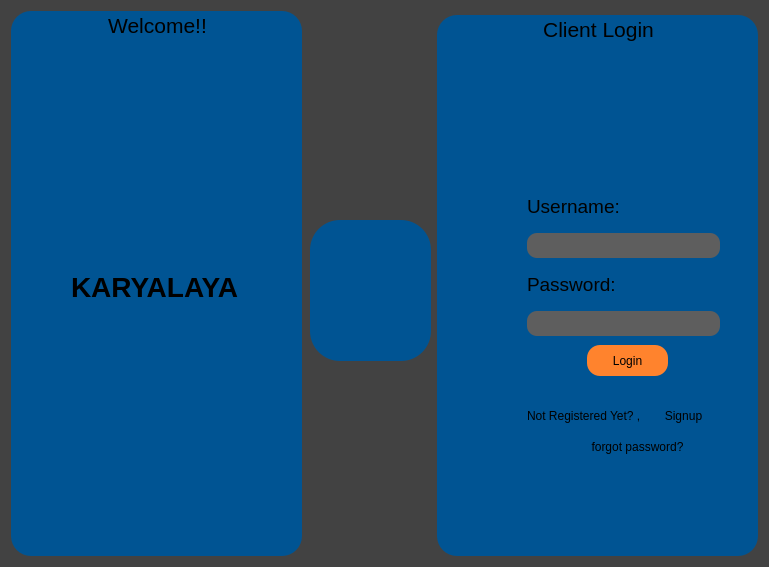
<?xml version="1.0" encoding="UTF-8"?>
<ui version="4.0">
 <class>ClientloginDialog</class>
 <widget class="QDialog" name="ClientloginDialog">
  <property name="geometry">
   <rect>
    <x>0</x>
    <y>0</y>
    <width>769</width>
    <height>567</height>
   </rect>
  </property>
  <property name="font">
   <font>
    <pointsize>13</pointsize>
    <bold>false</bold>
   </font>
  </property>
  <property name="windowTitle">
   <string>Dialog</string>
  </property>
  <property name="styleSheet">
   <string notr="true">background-color: rgb(66, 66, 66);</string>
  </property>
  <widget class="QGroupBox" name="login">
   <property name="geometry">
    <rect>
     <x>437</x>
     <y>15</y>
     <width>321</width>
     <height>541</height>
    </rect>
   </property>
   <property name="font">
    <font>
     <pointsize>16</pointsize>
     <bold>false</bold>
    </font>
   </property>
   <property name="styleSheet">
    <string notr="true">border-image: url(:/images/Images/textured-background-white-tone_53876-128610.jpg);
background: rgb(0, 84, 147);
border-radius : 20px;</string>
   </property>
   <property name="inputMethodHints">
    <set>Qt::ImhPreferNumbers</set>
   </property>
   <property name="title">
    <string>Client Login</string>
   </property>
   <property name="alignment">
    <set>Qt::AlignCenter</set>
   </property>
   <widget class="QPushButton" name="pushButton_login">
    <property name="geometry">
     <rect>
      <x>150</x>
      <y>330</y>
      <width>81</width>
      <height>31</height>
     </rect>
    </property>
    <property name="cursor">
     <cursorShape>PointingHandCursor</cursorShape>
    </property>
    <property name="styleSheet">
     <string notr="true">

#pushButton_login:hover{
background-color: rgb(0, 145, 147);
}
#pushButton_login{
background-color:rgb(255, 131, 45);
border-color: rgb(255, 103, 36);
border-radius:13px;}</string>
    </property>
    <property name="text">
     <string>Login</string>
    </property>
   </widget>
   <widget class="QLabel" name="label_8">
    <property name="geometry">
     <rect>
      <x>130</x>
      <y>50</y>
      <width>101</width>
      <height>101</height>
     </rect>
    </property>
    <property name="styleSheet">
     <string notr="true">border-image: url(:/Images/Images/user.png);</string>
    </property>
    <property name="text">
     <string/>
    </property>
   </widget>
   <widget class="QPushButton" name="pushButton_forgot_password">
    <property name="geometry">
     <rect>
      <x>140</x>
      <y>420</y>
      <width>121</width>
      <height>24</height>
     </rect>
    </property>
    <property name="cursor">
     <cursorShape>PointingHandCursor</cursorShape>
    </property>
    <property name="styleSheet">
     <string notr="true">#pushButton_forgot_password:hover{
text-decoration:underline;
}</string>
    </property>
    <property name="text">
     <string>forgot password?</string>
    </property>
   </widget>
   <widget class="QWidget" name="layoutWidget">
    <property name="geometry">
     <rect>
      <x>90</x>
      <y>390</y>
      <width>193</width>
      <height>22</height>
     </rect>
    </property>
    <layout class="QHBoxLayout" name="horizontalLayout">
     <item>
      <widget class="QLabel" name="label_9">
       <property name="text">
        <string>Not Registered Yet? ,</string>
       </property>
      </widget>
     </item>
     <item>
      <widget class="QPushButton" name="pushButton_signup">
       <property name="cursor">
        <cursorShape>PointingHandCursor</cursorShape>
       </property>
       <property name="styleSheet">
        <string notr="true">#pushButton_signup:hover{
text-decoration:underline;
}</string>
       </property>
       <property name="text">
        <string>Signup</string>
       </property>
      </widget>
     </item>
    </layout>
   </widget>
   <widget class="QWidget" name="">
    <property name="geometry">
     <rect>
      <x>90</x>
      <y>170</y>
      <width>193</width>
      <height>151</height>
     </rect>
    </property>
    <layout class="QVBoxLayout" name="verticalLayout">
     <item>
      <widget class="QLabel" name="label_6">
       <property name="font">
        <font>
         <pointsize>14</pointsize>
        </font>
       </property>
       <property name="styleSheet">
        <string notr="true">color: rgb(1, 1, 1);</string>
       </property>
       <property name="text">
        <string>Username:</string>
       </property>
      </widget>
     </item>
     <item>
      <widget class="QLineEdit" name="usernamelogin">
       <property name="font">
        <font>
         <pointsize>14</pointsize>
        </font>
       </property>
       <property name="styleSheet">
        <string notr="true">background-color: rgb(94, 94, 94);
border-radius:10px;</string>
       </property>
      </widget>
     </item>
     <item>
      <widget class="QLabel" name="label_7">
       <property name="font">
        <font>
         <pointsize>14</pointsize>
        </font>
       </property>
       <property name="styleSheet">
        <string notr="true">color: rgb(1, 1, 1);</string>
       </property>
       <property name="text">
        <string>Password:</string>
       </property>
      </widget>
     </item>
     <item>
      <widget class="QLineEdit" name="passwordlogin">
       <property name="font">
        <font>
         <pointsize>14</pointsize>
        </font>
       </property>
       <property name="styleSheet">
        <string notr="true">background-color: rgb(94, 94, 94);
border-radius:10px;</string>
       </property>
       <property name="echoMode">
        <enum>QLineEdit::Password</enum>
       </property>
      </widget>
     </item>
    </layout>
   </widget>
  </widget>
  <widget class="QGroupBox" name="login_2">
   <property name="geometry">
    <rect>
     <x>11</x>
     <y>11</y>
     <width>291</width>
     <height>545</height>
    </rect>
   </property>
   <property name="font">
    <font>
     <pointsize>16</pointsize>
     <bold>false</bold>
    </font>
   </property>
   <property name="styleSheet">
    <string notr="true">border-image: url(:/images/Images/textured-background-white-tone_53876-128610.jpg);
background: rgb(0, 84, 147);
border-radius : 20px;</string>
   </property>
   <property name="inputMethodHints">
    <set>Qt::ImhPreferNumbers</set>
   </property>
   <property name="title">
    <string>Welcome!!</string>
   </property>
   <property name="alignment">
    <set>Qt::AlignCenter</set>
   </property>
   <widget class="QPushButton" name="signupbutton_3">
    <property name="geometry">
     <rect>
      <x>90</x>
      <y>160</y>
      <width>91</width>
      <height>51</height>
     </rect>
    </property>
    <property name="font">
     <font>
      <pointsize>14</pointsize>
      <bold>true</bold>
     </font>
    </property>
    <property name="cursor">
     <cursorShape>PointingHandCursor</cursorShape>
    </property>
    <property name="styleSheet">
     <string notr="true">

#signupbutton{
border-image: url(:/images/Images/signup-2.png);

color:white;
background-color:rgb(255, 131, 45);
border-width:0px;
border-radius:9px;
}
#singupbutton:hover {
background-color:#66c011;
}</string>
    </property>
    <property name="text">
     <string/>
    </property>
   </widget>
   <widget class="QLabel" name="label_2">
    <property name="geometry">
     <rect>
      <x>90</x>
      <y>90</y>
      <width>101</width>
      <height>81</height>
     </rect>
    </property>
    <property name="styleSheet">
     <string notr="true">border-image: url(:/Images/Images/briefcase.png);</string>
    </property>
    <property name="text">
     <string/>
    </property>
   </widget>
   <widget class="QLabel" name="label_3">
    <property name="geometry">
     <rect>
      <x>60</x>
      <y>230</y>
      <width>211</width>
      <height>91</height>
     </rect>
    </property>
    <property name="font">
     <font>
      <pointsize>21</pointsize>
      <bold>true</bold>
     </font>
    </property>
    <property name="text">
     <string>KARYALAYA</string>
    </property>
   </widget>
  </widget>
  <widget class="QPushButton" name="pushButton_Home">
   <property name="geometry">
    <rect>
     <x>310</x>
     <y>220</y>
     <width>121</width>
     <height>141</height>
    </rect>
   </property>
   <property name="styleSheet">
    <string notr="true">background-color: rgb(0, 84, 147);
image: url(:/Images/Images/home .png);
border-radius:30px;</string>
   </property>
   <property name="text">
    <string/>
   </property>
  </widget>
 </widget>
 <resources/>
 <connections/>
</ui>
